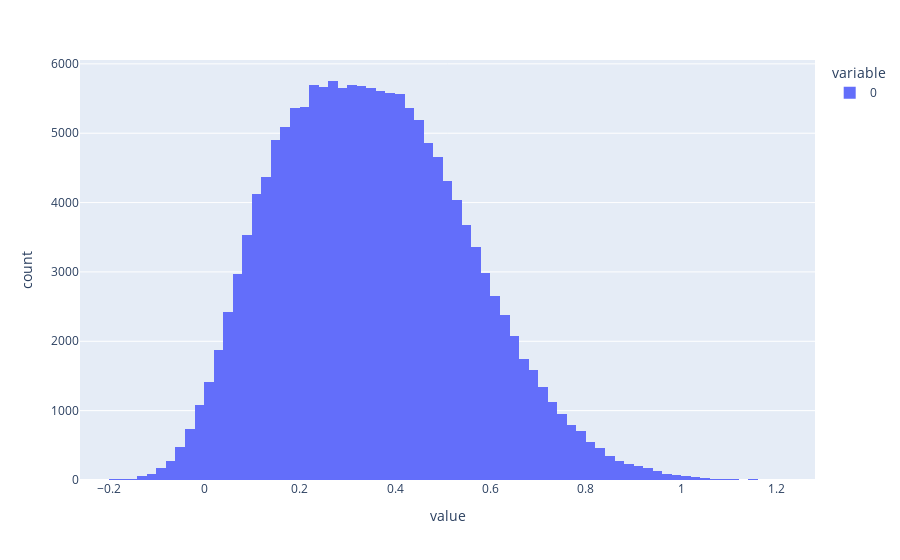

The notebook cell this image was saved under:
### Code cell
import plotly.express as px

res = model.predict(df_features[SIDE_ALL][df_label_side["bin"].astype(int) == 0])

fig = px.histogram(res, nbins=100)
fig.show()

### Figure 1 — Plotly figure (JSON) as saved in the notebook; plotly's stock layout.template omitted (floating-point values rounded to 4 significant figures; data arrays with more than 128 entries replaced by an {"elided": "..."} marker saying what was removed)
{"data": [{"bingroup": "x", "hovertemplate": "variable=0<br>value=%{x}<br>count=%{y}<extra></extra>", "legendgroup": "0", "marker": {"color": "#636efa", "pattern": {"shape": ""}}, "name": "0", "nbinsx": 100, "orientation": "v", "showlegend": true, "type": "histogram", "x": {"elided": "157448 float values"}, "xaxis": "x", "yaxis": "y"}], "layout": {"barmode": "relative", "legend": {"title": {"text": "variable"}, "tracegroupgap": 0}, "margin": {"t": 60}, "xaxis": {"anchor": "y", "domain": [0, 1], "title": {"text": "value"}}, "yaxis": {"anchor": "x", "domain": [0, 1], "title": {"text": "count"}}}}
